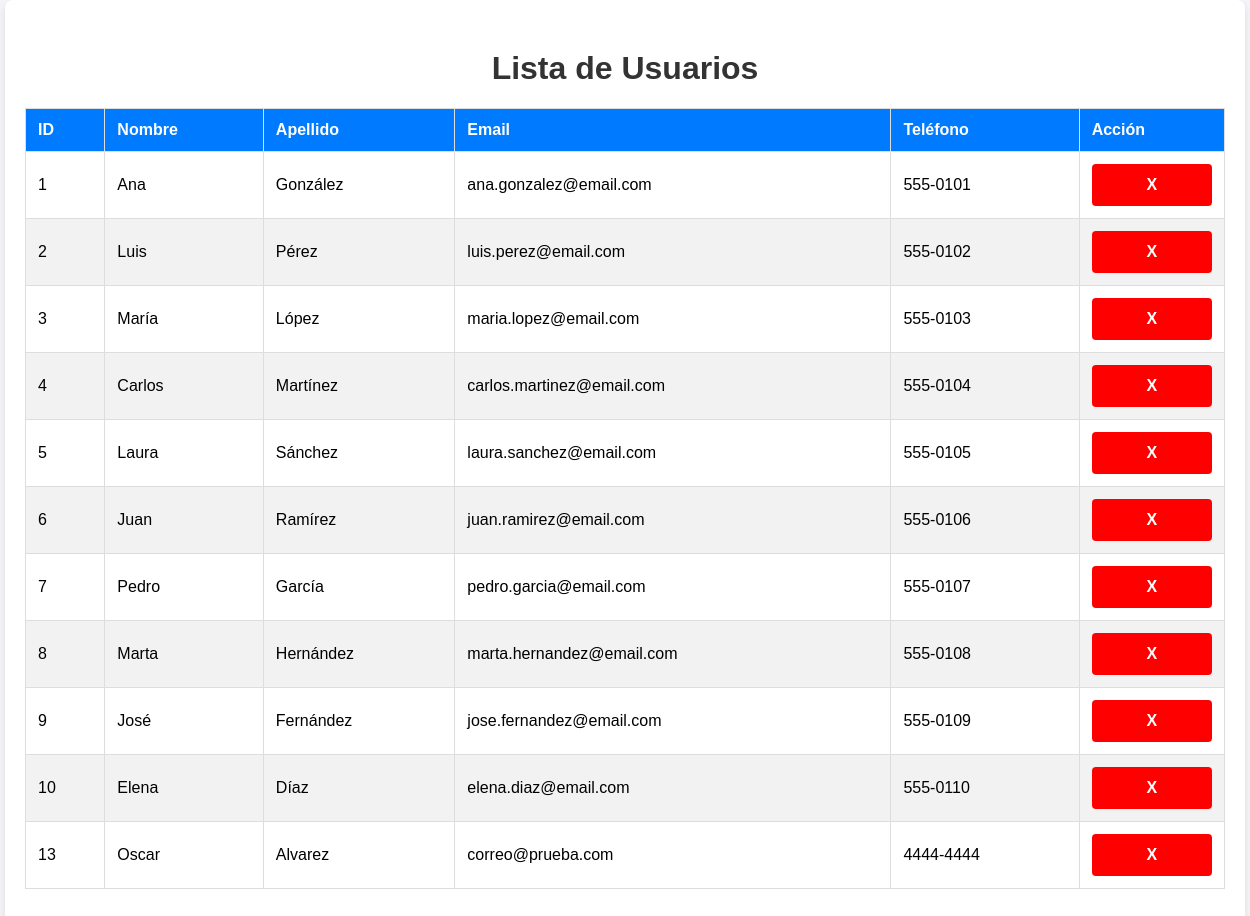
Page /admin/usuarios on the committed database.
### tables this page shows
CREATE TABLE users( 
    id INTEGER PRIMARY KEY AUTOINCREMENT,
    first_name TEXT NOT NULL,
    last_name TEXT NOT NULL,
    email TEXT NOT NULL UNIQUE,
    phone TEXT NOT NULL UNIQUE
);

### Oscar_flaskapp/app.py (the view)
@app.route("/admin/usuarios")
def verUsuarios():
    conn = sqlite3.connect('flaskapp.db')
    conn.row_factory = sqlite3.Row
    cursor = conn.cursor()
    cursor.execute("SELECT * FROM users")
    usuarios = cursor.fetchall()
    conn.close()
    return render_template('usuarios.html', usuarios=usuarios)

### Oscar_flaskapp/templates/usuarios.html (shortened to what this page needs)
<!DOCTYPE html>
<html lang="es">
<head>
    <link rel="stylesheet" href="{{ url_for('static', filename='users.css') }}">
</head>
<body>
    <div class="table-container">
        <h1>Lista de Usuarios</h1>
        <table>
            <thead>
                <tr>
                    <th>ID</th>
                    <th>Nombre</th>
                    <th>Apellido</th>
                    <th>Email</th>
                    <th>Teléfono</th>
                    <th>Acción</th>
                </tr>
            </thead>
            <tbody>
                {% for usuario in usuarios %}
                <tr>
                    <td>{{ usuario['id'] }}</td>
                    <td>{{ usuario['first_name'] }}</td>
                    <td>{{ usuario['last_name'] }}</td>
                    <td>{{ usuario['email'] }}</td>
                    <td>{{ usuario['phone'] }}</td>
                    <td>
                        <a href="{{ url_for('borrar_usuario', user_id=usuario['id']) }}" class="btn-eliminar">
                            X
                        </a>
                    </td>
                </tr>
                {% endfor %}
            </tbody>
        </table>
    </div>
</body>
</html>

### Oscar_flaskapp/static/users.css (style rules this page uses)
body { font-family: Arial, sans-serif; margin: 0; padding: 0; background-color: #f4f4f9; }
h1 { text-align: center; margin-top: 30px; color: #333; }
.table-container { width: 100%; max-width: 1200px; margin: 0 auto; padding: 20px; background-color: #fff; border-radius: 8px; box-shadow: 0 4px 8px rgba(0, 0, 0, 0.1); }
table { width: 100%; border-collapse: collapse; margin: 20px auto; }
th, td { padding: 12px; text-align: left; border: 1px solid #ddd; }
th { background-color: #007bff; color: white; }
tr:nth-child(even) { background-color: #f2f2f2; }
td { position: relative; }
.btn-eliminar { display: block; width: 100%; padding: 12px; background-color: red; color: white; text-align: center; border-radius: 4px; font-weight: bold; box-sizing: border-box; text-decoration: none; }

### rows in the picture
users: id "1", first_name "Ana", last_name "González", email "ana.gonzalez@email.com", phone "555-0101"
users: id "2", first_name "Luis", last_name "Pérez", email "luis.perez@email.com", phone "555-0102"
users: id "3", first_name "María", last_name "López", email "maria.lopez@email.com", phone "555-0103"
users: id "4", first_name "Carlos", last_name "Martínez", email "carlos.martinez@email.com", phone "555-0104"
users: id "5", first_name "Laura", last_name "Sánchez", email "laura.sanchez@email.com", phone "555-0105"
users: id "6", first_name "Juan", last_name "Ramírez", email "juan.ramirez@email.com", phone "555-0106"
users: id "7", first_name "Pedro", last_name "García", email "pedro.garcia@email.com", phone "555-0107"
users: id "8", first_name "Marta", last_name "Hernández", email "marta.hernandez@email.com", phone "555-0108"
users: id "9", first_name "José", last_name "Fernández", email "jose.fernandez@email.com", phone "555-0109"
users: id "10", first_name "Elena", last_name "Díaz", email "elena.diaz@email.com", phone "555-0110"
users: id "13", first_name "Oscar", last_name "Alvarez", email "correo@prueba.com", phone "4444-4444"
